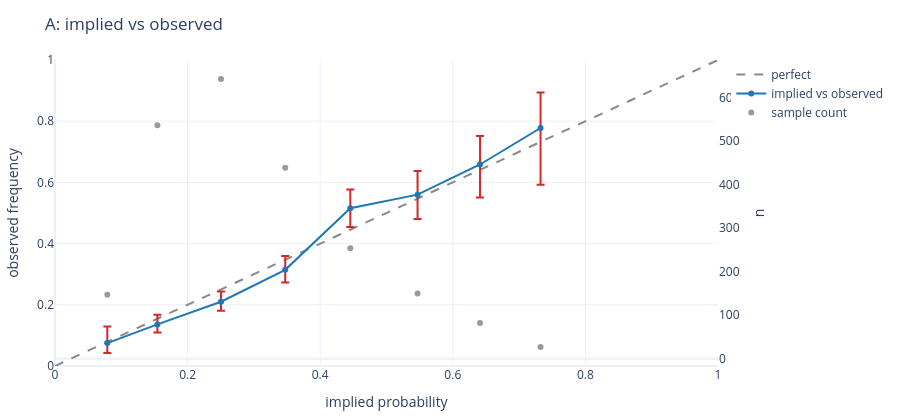

The cell this chart's notebook holds for it:
### Code cell
fig = plt.calibration_curve(C.probability_buckets(primary, "A"), title="A: implied vs observed")
fig.show()

### Figure 1 — Plotly figure (JSON) as saved in the notebook; plotly's stock layout.template omitted (floating-point values rounded to 4 significant figures)
{"data": [{"line": {"color": "#888", "dash": "dash"}, "mode": "lines", "name": "perfect", "type": "scatter", "x": [0, 1], "y": [0, 1]}, {"error_y": {"array": [0.05419, 0.03159, 0.03316, 0.04488, 0.06077, 0.07696, 0.09347, 0.1162], "arrayminus": [0.03254, 0.02641, 0.02971, 0.04166, 0.06124, 0.07995, 0.1077, 0.1854], "color": "#d62728", "type": "data", "visible": true}, "marker": {"color": "#1f77b4"}, "mode": "markers+lines", "name": "implied vs observed", "type": "scatter", "x": [0.0789, 0.1544, 0.2503, 0.3473, 0.4454, 0.5468, 0.6411, 0.7324], "y": [0.07483, 0.1359, 0.21, 0.3144, 0.5157, 0.56, 0.6585, 0.7778]}, {"marker": {"color": "#999", "size": 6}, "mode": "markers", "name": "sample count", "type": "scatter", "x": [0.0789, 0.1544, 0.2503, 0.3473, 0.4454, 0.5468, 0.6411, 0.7324], "y": [147, 537, 643, 439, 254, 150, 82, 27], "yaxis": "y2"}], "layout": {"height": 420, "margin": {"b": 40, "l": 50, "r": 60, "t": 60}, "title": {"text": "A: implied vs observed"}, "xaxis": {"title": {"text": "implied probability"}}, "yaxis": {"range": [0, 1], "title": {"text": "observed frequency"}}, "yaxis2": {"overlaying": "y", "showgrid": false, "side": "right", "title": {"text": "n"}}}}
